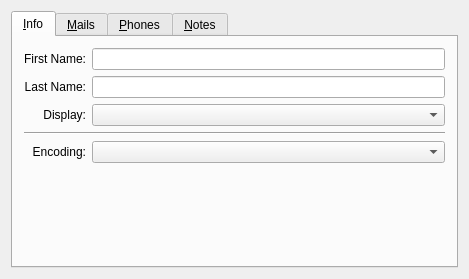
<ui version="4.0" >
 <class>MainInfoBase</class>
 <widget class="QWidget" name="MainInfoBase" >
  <property name="geometry" >
   <rect>
    <x>0</x>
    <y>0</y>
    <width>469</width>
    <height>279</height>
   </rect>
  </property>
  <property name="windowTitle" >
   <string>Form1</string>
  </property>
  <layout class="QVBoxLayout" >
   <property name="margin" >
    <number>11</number>
   </property>
   <property name="spacing" >
    <number>6</number>
   </property>
   <item>
    <widget class="QTabWidget" name="tabMain" >
     <widget class="QWidget" name="tab" >
      <attribute name="title" >
       <string>&amp;Info</string>
      </attribute>
      <layout class="QGridLayout" >
       <property name="margin" >
        <number>11</number>
       </property>
       <property name="spacing" >
        <number>6</number>
       </property>
       <item row="0" column="0" >
        <widget class="QLabel" name="TextLabel5" >
         <property name="text" >
          <string>First Name:</string>
         </property>
         <property name="alignment" >
          <set>Qt::AlignRight|Qt::AlignTrailing|Qt::AlignVCenter</set>
         </property>
         <property name="wordWrap" >
          <bool>false</bool>
         </property>
        </widget>
       </item>
       <item row="1" column="0" >
        <widget class="QLabel" name="TextLabel6" >
         <property name="text" >
          <string>Last Name:</string>
         </property>
         <property name="alignment" >
          <set>Qt::AlignRight|Qt::AlignTrailing|Qt::AlignVCenter</set>
         </property>
         <property name="wordWrap" >
          <bool>false</bool>
         </property>
        </widget>
       </item>
       <item row="0" column="1" >
        <widget class="QLineEdit" name="edtFirstName" />
       </item>
       <item row="1" column="1" >
        <widget class="QLineEdit" name="edtLastName" />
       </item>
       <item row="2" column="0" >
        <widget class="QLabel" name="lblDisplay" >
         <property name="text" >
          <string>Display:</string>
         </property>
         <property name="alignment" >
          <set>Qt::AlignRight|Qt::AlignTrailing|Qt::AlignVCenter</set>
         </property>
         <property name="wordWrap" >
          <bool>false</bool>
         </property>
        </widget>
       </item>
       <item row="2" column="1" >
        <widget class="QComboBox" name="cmbDisplay" />
       </item>
       <item row="5" column="1" >
        <spacer>
         <property name="orientation" >
          <enum>Qt::Vertical</enum>
         </property>
         <property name="sizeType" >
          <enum>QSizePolicy::Expanding</enum>
         </property>
         <property name="sizeHint" >
          <size>
           <width>20</width>
           <height>20</height>
          </size>
         </property>
        </spacer>
       </item>
       <item row="4" column="1" >
        <widget class="QComboBox" name="cmbEncoding" >
         <property name="sizePolicy" >
          <sizepolicy>
           <hsizetype>7</hsizetype>
           <vsizetype>0</vsizetype>
           <horstretch>0</horstretch>
           <verstretch>0</verstretch>
          </sizepolicy>
         </property>
        </widget>
       </item>
       <item row="4" column="0" >
        <widget class="QLabel" name="TextLabel1_2" >
         <property name="text" >
          <string>Encoding:</string>
         </property>
         <property name="alignment" >
          <set>Qt::AlignRight|Qt::AlignTrailing|Qt::AlignVCenter</set>
         </property>
         <property name="wordWrap" >
          <bool>false</bool>
         </property>
        </widget>
       </item>
       <item row="3" column="0" colspan="2" >
        <widget class="Line" name="Line3" >
         <property name="orientation" >
          <enum>Qt::Horizontal</enum>
         </property>
        </widget>
       </item>
      </layout>
     </widget>
     <widget class="QWidget" name="tab" >
      <attribute name="title" >
       <string>&amp;Mails</string>
      </attribute>
      <layout class="QVBoxLayout" >
       <property name="margin" >
        <number>11</number>
       </property>
       <property name="spacing" >
        <number>6</number>
       </property>
       <item>
        <widget class="QLabel" name="TextLabel3" >
         <property name="text" >
          <string>Email addresses:</string>
         </property>
         <property name="wordWrap" >
          <bool>false</bool>
         </property>
        </widget>
       </item>
       <item>
        <widget class="ListView" native="1" name="lstMails" />
       </item>
       <item>
        <layout class="QHBoxLayout" >
         <property name="margin" >
          <number>0</number>
         </property>
         <property name="spacing" >
          <number>6</number>
         </property>
         <item>
          <spacer>
           <property name="orientation" >
            <enum>Qt::Horizontal</enum>
           </property>
           <property name="sizeType" >
            <enum>QSizePolicy::Expanding</enum>
           </property>
           <property name="sizeHint" >
            <size>
             <width>20</width>
             <height>20</height>
            </size>
           </property>
          </spacer>
         </item>
         <item>
          <widget class="QPushButton" name="btnMailAdd" >
           <property name="text" >
            <string>&amp;Add</string>
           </property>
          </widget>
         </item>
         <item>
          <widget class="QPushButton" name="btnMailEdit" >
           <property name="text" >
            <string>&amp;Edit</string>
           </property>
          </widget>
         </item>
         <item>
          <widget class="QPushButton" name="btnMailDelete" >
           <property name="text" >
            <string>&amp;Delete</string>
           </property>
          </widget>
         </item>
        </layout>
       </item>
       <item>
        <widget class="QLabel" name="TextLabel4" >
         <property name="text" >
          <string>Note:
You can change only those addresses which have entered.
It is impossible to change addresses which were received from the user.</string>
         </property>
         <property name="wordWrap" >
          <bool>false</bool>
         </property>
        </widget>
       </item>
      </layout>
     </widget>
     <widget class="QWidget" name="phonebook" >
      <attribute name="title" >
       <string>&amp;Phones</string>
      </attribute>
      <layout class="QVBoxLayout" >
       <property name="margin" >
        <number>11</number>
       </property>
       <property name="spacing" >
        <number>6</number>
       </property>
       <item>
        <widget class="QLabel" name="TextLabel2" >
         <property name="text" >
          <string>Phones:</string>
         </property>
         <property name="wordWrap" >
          <bool>false</bool>
         </property>
        </widget>
       </item>
       <item>
        <widget class="ListView" native="1" name="lstPhones" />
       </item>
       <item>
        <layout class="QHBoxLayout" >
         <property name="margin" >
          <number>0</number>
         </property>
         <property name="spacing" >
          <number>6</number>
         </property>
         <item>
          <widget class="QLabel" name="lblCurrent" >
           <property name="sizePolicy" >
            <sizepolicy>
             <hsizetype>1</hsizetype>
             <vsizetype>1</vsizetype>
             <horstretch>0</horstretch>
             <verstretch>0</verstretch>
            </sizepolicy>
           </property>
           <property name="text" >
            <string/>
           </property>
           <property name="wordWrap" >
            <bool>false</bool>
           </property>
          </widget>
         </item>
         <item>
          <widget class="QComboBox" name="cmbCurrent" >
           <property name="sizePolicy" >
            <sizepolicy>
             <hsizetype>7</hsizetype>
             <vsizetype>0</vsizetype>
             <horstretch>0</horstretch>
             <verstretch>0</verstretch>
            </sizepolicy>
           </property>
          </widget>
         </item>
        </layout>
       </item>
       <item>
        <layout class="QHBoxLayout" >
         <property name="margin" >
          <number>0</number>
         </property>
         <property name="spacing" >
          <number>6</number>
         </property>
         <item>
          <widget class="QLabel" name="lblStatus" >
           <property name="text" >
            <string>Phone Status:</string>
           </property>
           <property name="alignment" >
            <set>Qt::AlignRight|Qt::AlignTrailing|Qt::AlignVCenter</set>
           </property>
           <property name="wordWrap" >
            <bool>false</bool>
           </property>
          </widget>
         </item>
         <item>
          <widget class="QComboBox" name="cmbStatus" />
         </item>
         <item>
          <spacer>
           <property name="orientation" >
            <enum>Qt::Horizontal</enum>
           </property>
           <property name="sizeType" >
            <enum>QSizePolicy::Expanding</enum>
           </property>
           <property name="sizeHint" >
            <size>
             <width>20</width>
             <height>20</height>
            </size>
           </property>
          </spacer>
         </item>
         <item>
          <widget class="QPushButton" name="btnPhoneAdd" >
           <property name="text" >
            <string>&amp;Add</string>
           </property>
          </widget>
         </item>
         <item>
          <widget class="QPushButton" name="btnPhoneEdit" >
           <property name="text" >
            <string>&amp;Edit</string>
           </property>
          </widget>
         </item>
         <item>
          <widget class="QPushButton" name="btnPhoneDelete" >
           <property name="text" >
            <string>&amp;Delete</string>
           </property>
          </widget>
         </item>
        </layout>
       </item>
       <item>
        <widget class="QLabel" name="TextLabel1" >
         <property name="text" >
          <string>Note:
You can change only those numbers which have entered.
It is impossible to change numbers which were received from the user.</string>
         </property>
         <property name="wordWrap" >
          <bool>false</bool>
         </property>
        </widget>
       </item>
      </layout>
     </widget>
     <widget class="QWidget" name="tabNotes" >
      <attribute name="title" >
       <string>&amp;Notes</string>
      </attribute>
      <layout class="QVBoxLayout" >
       <property name="margin" >
        <number>11</number>
       </property>
       <property name="spacing" >
        <number>6</number>
       </property>
       <item>
        <widget class="Q3MultiLineEdit" native="1" name="edtNotes" />
       </item>
      </layout>
     </widget>
    </widget>
   </item>
  </layout>
 </widget>
 <customwidgets>
  <customwidget>
   <class>ListView</class>
   <extends>QWidget</extends>
   <header>listview.h</header>
  </customwidget>
  <customwidget>
   <class>Q3MultiLineEdit</class>
   <extends>QWidget</extends>
   <header>q3multilineedit.h</header>
   <container>1</container>
  </customwidget>
 </customwidgets>
 <resources/>
 <connections/>
</ui>
